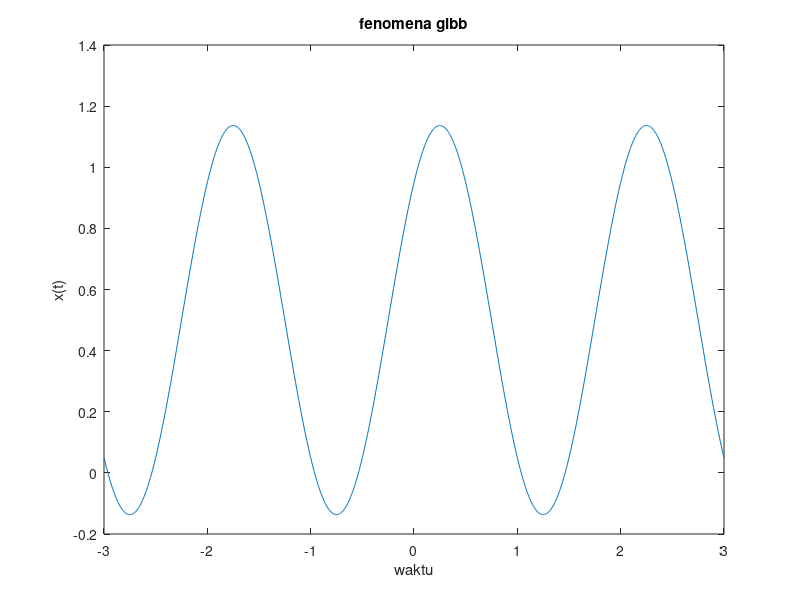

The MATLAB source for this figure:
clear all
clc

%created by : aditya ervansyah

t = -3:6/1000:3;
N = 2;  %ganti dengan masukan nilai yang berbeda sperti 3,5,7,100
c0 = 0.5;
w0 = pi;
xN = c0*ones(1,length(t));
for n = 1:2:N
    theta = ((-1)^(n-1)/2)/-1*pi/2;
    xN = xN + 2/n/pi*cos(n*w0*t+theta);
end
plot(t,xN)
xlabel('waktu')
ylabel('x(t)')
title('fenomena gibb')
